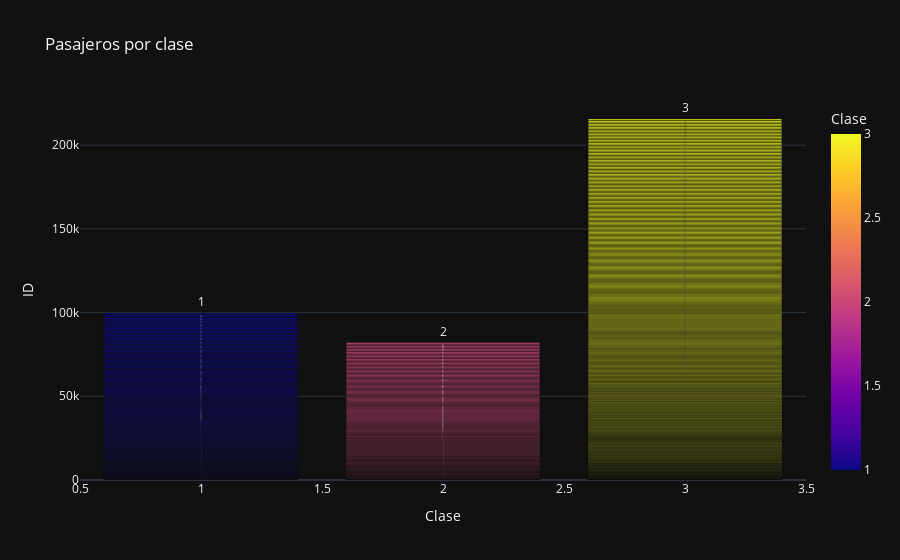

The cell this chart's notebook holds for it:
### Markdown cell above
Pasajeros por clase

### Code cell
fig = px.bar(df, x="Pclass", y="PassengerId", color="Pclass",labels={"PassengerId": "ID", "Pclass": "Clase"},
             text="Pclass", title="Pasajeros por clase", template="plotly_dark")
fig.show()

### Figure 1 — Plotly figure (JSON) as saved in the notebook; plotly's stock layout.template omitted (floating-point values rounded to 4 significant figures; data arrays with more than 128 entries replaced by an {"elided": "..."} marker saying what was removed)
{"data": [{"alignmentgroup": "True", "hovertemplate": "Clase=%{marker.color}<br>ID=%{y}<extra></extra>", "legendgroup": "", "marker": {"color": {"elided": "891 int values"}, "coloraxis": "coloraxis", "pattern": {"shape": ""}}, "name": "", "offsetgroup": "", "orientation": "v", "showlegend": false, "text": {"elided": "891 int values"}, "textposition": "auto", "type": "bar", "x": {"elided": "891 int values"}, "xaxis": "x", "y": {"elided": "891 int values"}, "yaxis": "y"}], "layout": {"barmode": "relative", "coloraxis": {"colorbar": {"title": {"text": "Clase"}}, "colorscale": [[0, "#0d0887"], [0.1111, "#46039f"], [0.2222, "#7201a8"], [0.3333, "#9c179e"], [0.4444, "#bd3786"], [0.5556, "#d8576b"], [0.6667, "#ed7953"], [0.7778, "#fb9f3a"], [0.8889, "#fdca26"], [1, "#f0f921"]]}, "legend": {"tracegroupgap": 0}, "title": {"text": "Pasajeros por clase"}, "xaxis": {"anchor": "y", "domain": [0, 1], "title": {"text": "Clase"}}, "yaxis": {"anchor": "x", "domain": [0, 1], "title": {"text": "ID"}}}}
